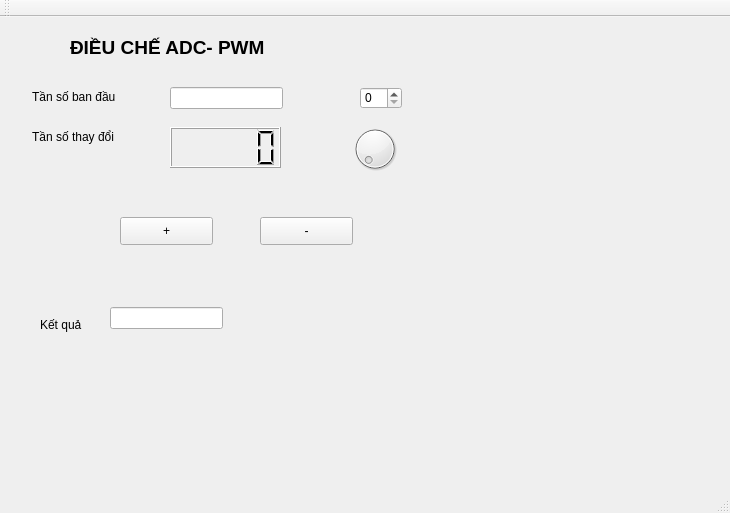
<?xml version="1.0" encoding="UTF-8"?>
<ui version="4.0">
 <class>MainWindow</class>
 <widget class="QMainWindow" name="MainWindow">
  <property name="geometry">
   <rect>
    <x>0</x>
    <y>0</y>
    <width>730</width>
    <height>513</height>
   </rect>
  </property>
  <property name="minimumSize">
   <size>
    <width>1</width>
    <height>0</height>
   </size>
  </property>
  <property name="windowTitle">
   <string>MainWindow</string>
  </property>
  <widget class="QWidget" name="centralWidget">
   <widget class="QLabel" name="label">
    <property name="geometry">
     <rect>
      <x>70</x>
      <y>10</y>
      <width>471</width>
      <height>41</height>
     </rect>
    </property>
    <property name="font">
     <font>
      <pointsize>14</pointsize>
      <weight>75</weight>
      <bold>true</bold>
     </font>
    </property>
    <property name="text">
     <string>ĐIỀU CHẾ ADC- PWM</string>
    </property>
   </widget>
   <widget class="QLabel" name="label_2">
    <property name="geometry">
     <rect>
      <x>32</x>
      <y>70</y>
      <width>101</width>
      <height>20</height>
     </rect>
    </property>
    <property name="text">
     <string>Tần số ban đầu</string>
    </property>
   </widget>
   <widget class="QLabel" name="label_3">
    <property name="geometry">
     <rect>
      <x>32</x>
      <y>110</y>
      <width>101</width>
      <height>20</height>
     </rect>
    </property>
    <property name="text">
     <string>Tần số thay đổi</string>
    </property>
   </widget>
   <widget class="QLineEdit" name="lineEditBD">
    <property name="geometry">
     <rect>
      <x>170</x>
      <y>70</y>
      <width>113</width>
      <height>22</height>
     </rect>
    </property>
   </widget>
   <widget class="QLineEdit" name="lineEditTD">
    <property name="geometry">
     <rect>
      <x>110</x>
      <y>290</y>
      <width>113</width>
      <height>22</height>
     </rect>
    </property>
   </widget>
   <widget class="QPushButton" name="pushButtonC">
    <property name="geometry">
     <rect>
      <x>120</x>
      <y>200</y>
      <width>93</width>
      <height>28</height>
     </rect>
    </property>
    <property name="text">
     <string>+</string>
    </property>
   </widget>
   <widget class="QPushButton" name="pushButtonT">
    <property name="geometry">
     <rect>
      <x>260</x>
      <y>200</y>
      <width>93</width>
      <height>28</height>
     </rect>
    </property>
    <property name="text">
     <string>-</string>
    </property>
   </widget>
   <widget class="QLabel" name="label_4">
    <property name="geometry">
     <rect>
      <x>40</x>
      <y>300</y>
      <width>53</width>
      <height>16</height>
     </rect>
    </property>
    <property name="text">
     <string>Kết quả</string>
    </property>
   </widget>
   <widget class="QLCDNumber" name="kq">
    <property name="geometry">
     <rect>
      <x>170</x>
      <y>110</y>
      <width>111</width>
      <height>41</height>
     </rect>
    </property>
   </widget>
   <widget class="QDial" name="dial">
    <property name="geometry">
     <rect>
      <x>350</x>
      <y>100</y>
      <width>50</width>
      <height>64</height>
     </rect>
    </property>
    <property name="minimum">
     <number>0</number>
    </property>
    <property name="maximum">
     <number>2000</number>
    </property>
   </widget>
   <widget class="QSpinBox" name="spinBox">
    <property name="geometry">
     <rect>
      <x>360</x>
      <y>70</y>
      <width>42</width>
      <height>22</height>
     </rect>
    </property>
    <property name="maximum">
     <number>2000</number>
    </property>
    <property name="singleStep">
     <number>100</number>
    </property>
   </widget>
  </widget>
  <widget class="QMenuBar" name="menuBar">
   <property name="geometry">
    <rect>
     <x>0</x>
     <y>0</y>
     <width>730</width>
     <height>21</height>
    </rect>
   </property>
  </widget>
  <widget class="QToolBar" name="mainToolBar">
   <attribute name="toolBarArea">
    <enum>TopToolBarArea</enum>
   </attribute>
   <attribute name="toolBarBreak">
    <bool>false</bool>
   </attribute>
  </widget>
  <widget class="QStatusBar" name="statusBar"/>
 </widget>
 <layoutdefault spacing="6" margin="11"/>
 <resources/>
 <connections/>
</ui>
